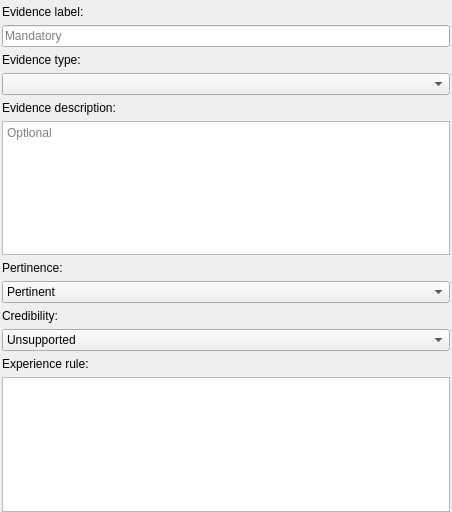
<?xml version="1.0" encoding="UTF-8"?>
<ui version="4.0">
 <class>EvidenceEditForm</class>
 <widget class="QWidget" name="EvidenceEditForm">
  <property name="geometry">
   <rect>
    <x>0</x>
    <y>0</y>
    <width>452</width>
    <height>512</height>
   </rect>
  </property>
  <property name="windowTitle">
   <string>Form</string>
  </property>
  <layout class="QFormLayout" name="formLayout_2">
   <property name="rowWrapPolicy">
    <enum>QFormLayout::WrapAllRows</enum>
   </property>
   <property name="leftMargin">
    <number>2</number>
   </property>
   <property name="topMargin">
    <number>5</number>
   </property>
   <property name="rightMargin">
    <number>2</number>
   </property>
   <property name="bottomMargin">
    <number>0</number>
   </property>
   <item row="0" column="0">
    <widget class="QLabel" name="evidence_label">
     <property name="text">
      <string>Evidence label:</string>
     </property>
    </widget>
   </item>
   <item row="0" column="1">
    <widget class="QLineEdit" name="evidence_label_line_edit">
     <property name="whatsThis">
      <string/>
     </property>
     <property name="maxLength">
      <number>50</number>
     </property>
     <property name="placeholderText">
      <string>Mandatory</string>
     </property>
    </widget>
   </item>
   <item row="1" column="0">
    <widget class="QLabel" name="evidence_type_label">
     <property name="text">
      <string>Evidence type:</string>
     </property>
    </widget>
   </item>
   <item row="1" column="1">
    <widget class="QComboBox" name="evidence_type_combo_box">
     <property name="whatsThis">
      <string/>
     </property>
    </widget>
   </item>
   <item row="4" column="0">
    <widget class="QLabel" name="relevancia_label">
     <property name="text">
      <string>Pertinence:</string>
     </property>
    </widget>
   </item>
   <item row="4" column="1">
    <widget class="QComboBox" name="relevance_combo_box">
     <property name="currentIndex">
      <number>1</number>
     </property>
     <item>
      <property name="text">
       <string>Impertinent</string>
      </property>
     </item>
     <item>
      <property name="text">
       <string>Pertinent</string>
      </property>
     </item>
    </widget>
   </item>
   <item row="5" column="0">
    <widget class="QLabel" name="credibility_label">
     <property name="text">
      <string>Credibility:</string>
     </property>
    </widget>
   </item>
   <item row="5" column="1">
    <widget class="QComboBox" name="credibility_combo_box">
     <property name="currentIndex">
      <number>0</number>
     </property>
     <item>
      <property name="text">
       <string>Unsupported</string>
      </property>
     </item>
     <item>
      <property name="text">
       <string>Unlikely</string>
      </property>
     </item>
     <item>
      <property name="text">
       <string>Likely</string>
      </property>
     </item>
     <item>
      <property name="text">
       <string>Most likely</string>
      </property>
     </item>
     <item>
      <property name="text">
       <string>Very likely</string>
      </property>
     </item>
     <item>
      <property name="text">
       <string>Almost true</string>
      </property>
     </item>
     <item>
      <property name="text">
       <string>True</string>
      </property>
     </item>
    </widget>
   </item>
   <item row="7" column="1">
    <widget class="QPlainTextEdit" name="rule_text_edit">
     <property name="readOnly">
      <bool>true</bool>
     </property>
    </widget>
   </item>
   <item row="3" column="0" colspan="2">
    <widget class="QPlainTextEdit" name="evidence_desc_text_edit">
     <property name="whatsThis">
      <string/>
     </property>
     <property name="placeholderText">
      <string>Optional</string>
     </property>
    </widget>
   </item>
   <item row="2" column="1">
    <widget class="QLabel" name="evidence_desc_label">
     <property name="text">
      <string>Evidence description:</string>
     </property>
    </widget>
   </item>
   <item row="6" column="1">
    <widget class="QLabel" name="rule_label">
     <property name="text">
      <string>Experience rule:</string>
     </property>
    </widget>
   </item>
  </layout>
 </widget>
 <resources/>
 <connections/>
</ui>
